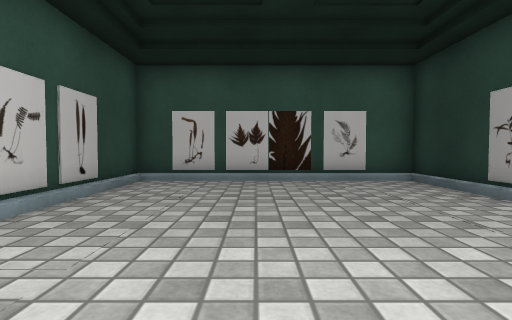
view 1 (above)

12 first-person views from a walk through a Unity game level. The camera is 0.47 m above the floor, tilts 2° down and sees 80° across. The floor is counted in squares, 0.5 m on a side. Each view is taken from the middle of a square. On the plan, view 1 faces up. The plan holds only what a view shows up to about 12 squares ahead; the rest is blank. The player is left out. Some surface patterns are stand-ins.

view 2
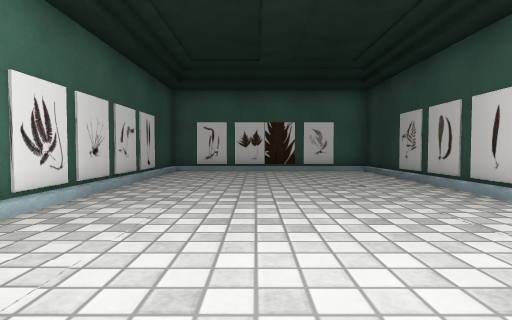

view 3
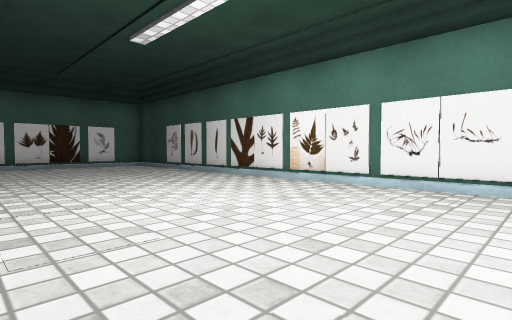

view 4
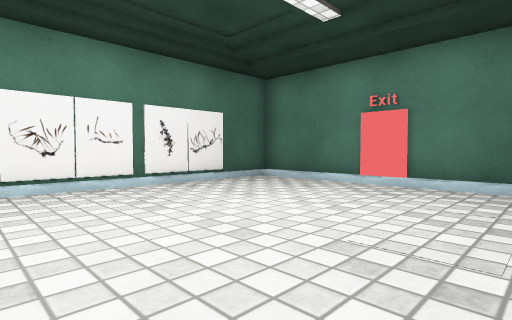

view 5
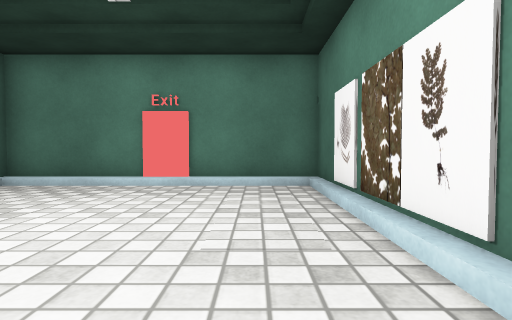

view 6
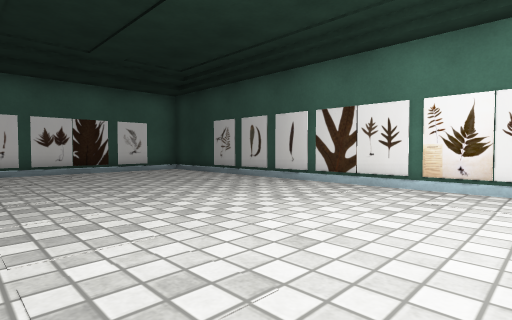

view 7
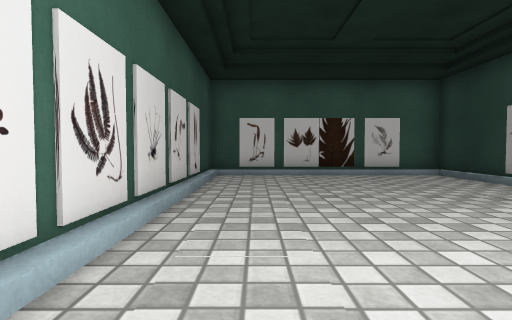

view 8
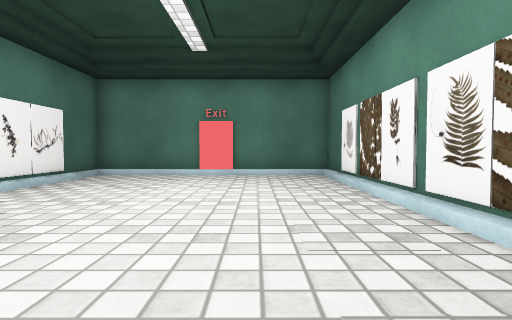

view 9
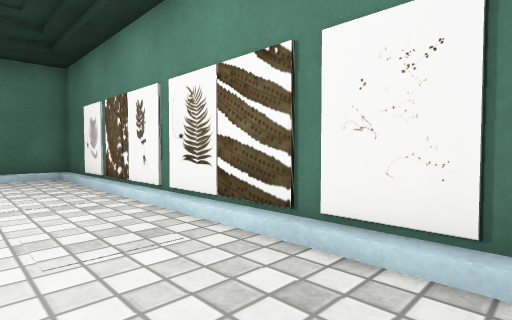

view 10
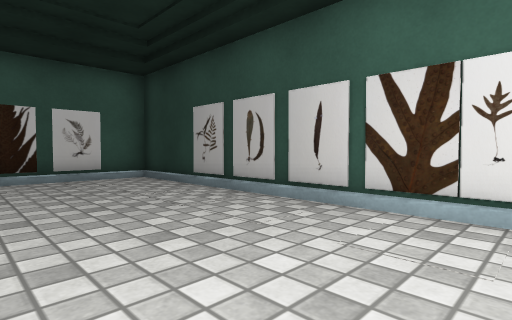

view 11
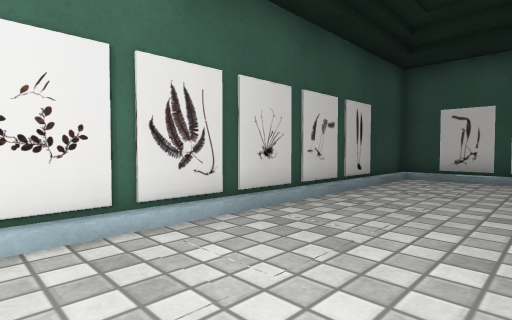

view 12
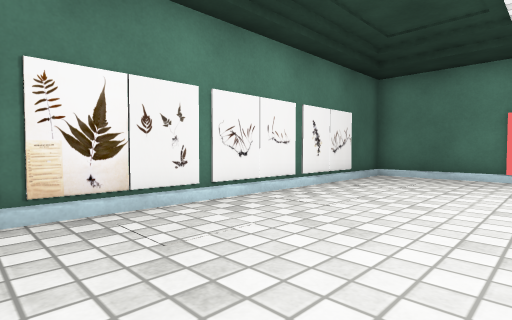

### Floor plan
Key: @ floor where view 1 was taken; # wall or solid block; . floor; / step, stairs or slope; O other object.
Columns run from 4 left of view 1 to 5 right of it. Each row starts with its distance up from view 1.
 10 ##O#OO#O##
  9 #////////#
  8 #........#
  7 #........#
  6 O........O
  5 O........#
  4 #........O
  3 O........#
  2 #........O
  1 O........#
  0 O...@....O
 -1 #........#
 -2 O........#
 -3 #........O
 -4 O........#
 -5 O........#
 -6 #........O
 -7 O........#
 -8 O........#
 -9 #........O
-10 O........#
-11 #........#
-12 #///O////#
-13 ##########

Positions as (right, up) in squares from view 1, and headings:
1: (0, 0), facing up
2: (0, -4), facing up
3: (-3, -8), facing up-right
4: (-3, -4), facing down-right
5: (-2, -4), facing down
6: (-3, -4), facing up-right
7: (-2, -2), facing up
8: (-1, -1), facing down
9: (-1, -1), facing down-left
10: (0, -1), facing up-right
11: (0, -1), facing up-left
12: (0, -1), facing down-right
